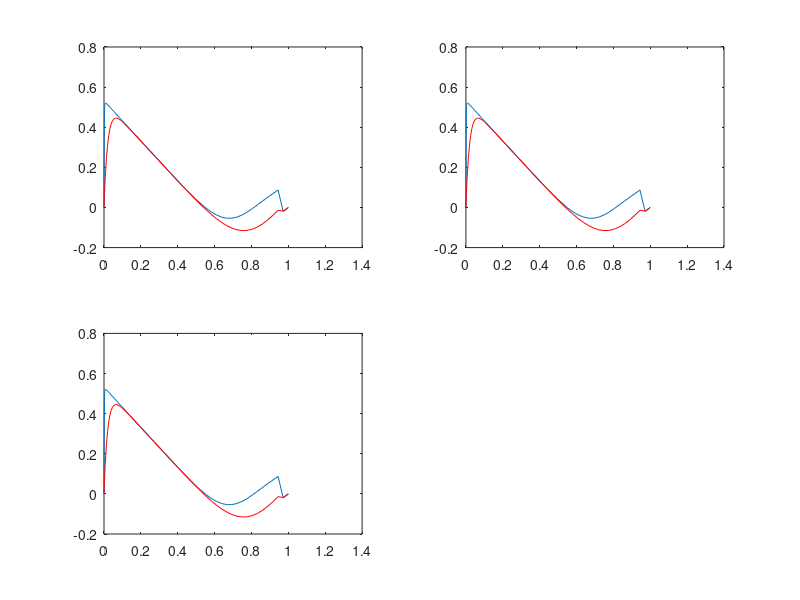

This chart was generated by the following MATLAB code:
clc
clear all
format short e

%for ep_counter=1:3
    clear A
    clear B
    clear C
    clear D
    clear U1_old
    clear U2_old
%     e2=10^((ep_counter-1));
%     e1=10^((ep_counter));
    %e2=2^(-2*(ep_counter+1));
    e1=2^(-10);
    e2=2^(-6);
    %e1=2^(-(ep_counter+4));
    %e2=2^(-2*(ep_counter+1));
    %e1=e2/2;
    % e2=2^(-2*(ep_counter+5));
   % e1=2^(-2*(ep_counter+10));
    
    %m1=exp(-1/e2);
    %m2=1-exp(-1/e2);
    c1=1/(1-exp(-1/e1));
    c2=1/(1-exp(-1/e2));

for N_counter =1:2
    Nx1=16*2^(N_counter-1);
    Nt1=Nx1;
   % Nt1=4*2^(N_counter-1);
   % Nx1=Nt1^2;
    
    
sig2=min(1/2,2*e2*log(Nx1));
sig1=min(sig2/2,2*(e1)*log(Nx1));
% sig2=0.0024;
% sig1=0.0014;
for l=1:2
     Nx=Nx1*2^(l-1);
    Nt=Nt1*2^(l-1);

    flag=1;
    
%%%%%%%%%%%%%%%%%%%%%%%%%%%%
%U=zeors(2*Nx+2,Nt+1);
% U_num=zeros(2*Nx-2,Nt+1);
U1=zeros(Nx+1,Nt+1); %U1(2:Nx,:)=U_num(1:Nx-1,:);
%U_1=zeros(Nx-1,Nt);
U2=zeros(Nx+1,Nt+1); %U2(2:Nx,:)=U_num(Nx:2*Nx-2,:); 
%U_2=zeros(Nx-1,Nt);
%U1_exct=zeros(Nx+1,Nt+1);
%U2_exct=zeros(Nx+1,Nt+1);
U1_old=zeros(Nx+1,Nt+1);
U2_old=zeros(Nx+1,Nt+1);
% G1=zeros(2*Nx+1,2*Nt+1);
% G2=zeros(2*Nx+1,2*Nt+1);
f1=zeros(Nx-1,1);
f2=zeros(Nx-1,1);
A=zeros(Nx-1);
B=zeros(Nx-1);
C=zeros(Nx-1);
D=zeros(Nx-1);
b1=zeros(Nx-1,1);
b2=zeros(Nx-1,1);
d1=zeros(Nx-1,1);
d2=zeros(Nx-1,1);
b=zeros(2*Nx-2,1);
P=zeros(2*Nx-2,1);
M=zeros(2*Nx-2,2*Nx-2);
x=zeros(Nx+1,1);
h=zeros(Nx,1);
t=zeros(Nt+1,1);
%c=zeros(Nx-1,1);
%%%%%%%%%%%%%%%%%%%%%%%


% construction of mesh points along  spatial variable and time variable
 
for i=1:(Nx/4)
      h(i)=(4*sig1)/Nx;
end

for i=(Nx/4)+1:Nx/2
    h(i)=(4*((sig2)-(sig1)))/Nx;
 end
for i=(Nx/2)+1:Nx
    h(i)=(2*(1-sig2))/Nx;
end


 %%%%%%%%%%
for i=1:Nx
    x(1)=0;
    x(i+1)=x(i)+h(i);
end
x;
for j=1:Nt+1
    t(j)=((j-1))/Nt;
end
k=1/Nt;
t;
k;
%%%%%%%%%%%%%%%%%%%
% numerical approximation of initial and boundary value conditions and
% nonfomogeneous term and exact solution

 for i=1:Nx+1
    % U1(i,1)=0;
    % U2(i,1)=0;
    U1(i,1)=(c1*(1-exp(-x(i)/e1))-x(i));
     U2(i,1)=(c2*(1-exp(-x(i)/e2))-x(i));
   
end
 for j=1:Nt
    U1(1,j)=0;
    U1(Nx+1,j)=0;
    
    U2(1,j)=0;
    U2(Nx+1,j)=0;
 end
for j=1:Nt+1
   for i=1:Nx+1
       % f1(i,j)=((x(i)^2)-x(i)+1)*exp(-t(j));
       % f2(i,j)=exp(-4*t(j));
       f1(i,j)=exp(U1_old(i,j)-U2_old(i,j));
       f2(i,j)=exp(U2_old(i,j)-U1_old(i,j));
   end
end
%%%%%%%%%%%%%%%%%%
% for j=1:Nt+1
%     for i=1:Nx+1
%        %U2_exct(i,j)=exp(-t(j))*(m1+m2*(1-x(i))-exp(-x(i)/e2));
%        U1_exct(i,j)=exp(-t(j))*(c1*(1-exp(-x(i)/e1))+c2*(1-exp(-x(i)/e2))-2*x(i));
%        U2_exct(i,j)=exp(-t(j))*(m1+m2*(1-x(i))-exp(-x(i)/e2));
%     end
% end
%%%%%%%%%%%%%%construction of finite diffrence matrix A B C D M
 % A
 
 while flag==1
     
  % A   
 for j=2:Nt+1
 for i=2:Nx-2
     A(i,i-1)=-2*e1*k/((h(i+1)+h(i))*h(i));
     %exp(U1_old(i,j)-U2_old(i,j))
     A(i,i)=(2*e1*k/(h(i+1)*h(i)))+k/h(i+1)+k*(exp(U1_old(i,j)-U2_old(i,j)))+1;
     A(i,i+1)=(-2*e1*k/((h(i+1)+h(i))*h(i+1)))-k/h(i+1);
%      A(i,i-1)=-2*e1*k/((h(i+1)+h(i))*h(i));
%      A(i,i)=(2*e1*k/(h(i+1)*h(i)))+k/h(i+1)+k*(1+x(i))+1;
%      A(i,i+1)=(-2*e1*k/((h(i+1)+h(i))*h(i+1)))-k/h(i+1);

 end
 i=1;
     A(i,i)=(2*e1*k/(h(i+1)*h(i)))+k/h(i+1)+k*(exp(U1_old(i,j)-U2_old(i,j)))+1;
     A(i,i+1)=(-2*e1*k/((h(i+1)+h(i))*h(i+1)))-k/h(i+1);
     
 i=Nx-1;   
   A(i,i-1)=-2*e1*k/((h(i+1)+h(i))*h(i));
     A(i,i)=(2*e1*k/(h(i+1)*h(i)))+k/h(i+1)+k*(exp(U1_old(i,j)-U2_old(i,j)))+1;
   
     
  % D
  
 for i=2:Nx-2
     D(i,i-1)=-2*e2*k/((h(i+1)+h(i))*h(i));
     D(i,i)=(2*e2*k/(h(i+1)*h(i)))+k/h(i+1)+k*(exp(U2_old(i,j)-U1_old(i,j)))+1;
      D(i,i+1)=(-2*e2*k/((h(i+1)+h(i))*h(i+1)))-k/h(i+1);

%      D(i,i-1)=-2*e2*k/((h(i+1)+h(i))*h(i));
%      D(i,i)=(2*e2*k/(h(i+1)*h(i)))+k/h(i+1)+k*(1+(x(i)))+1;
%      D(i,i+1)=(-2*e2*k/((h(i+1)+h(i))*h(i+1)))-k/h(i+1);
 end
 i=1;
      D(i,i)=(2*e2*k/(h(i+1)*h(i)))+k/h(i+1)+k*(exp(U2_old(i,j)-U1_old(i,j)))+1;
      D(i,i+1)=(-2*e2*k/((h(i+1)+h(i))*h(i+1)))-k/h(i+1);
     
%      D(i,i)=(2*e2*k/(h(i+1)*h(i)))+k/h(i+1)+k*(1+(x(i)))+1;
%      D(i,i+1)=(-2*e2*k/((h(i+1)+h(i))*h(i+1)))-k/h(i+1);
 i=Nx-1;   
     D(i,i-1)=-2*e2*k/((h(i+1)+h(i))*h(i));
     D(i,i)=(2*e2*k/(h(i+1)*h(i)))+k/h(i+1)+k*(exp(U2_old(i,j)-U1_old(i,j)))+1;
%      D(i,i-1)=-2*e2*k/((h(i+1)+h(i))*h(i));
%      D(i,i)=(2*e2*k/(h(i+1)*h(i)))+k/h(i+1)+k*(1+(x(i)))+1;
%      

% B
  for i=2:Nx-2
     B(i,i-1)=0;
     B(i,i)=-k*exp(U1_old(i,j)-U2_old(i,j));
     B(i,i+1)=0;
 end
 i=1;
     B(i,i)=-k*exp(U1_old(i,j)-U2_old(i,j));
     B(i,i+1)=0;
     
 i=Nx-1;   
     B(i,i-1)=0;
     B(i,i)=-k*exp(U1_old(i,j)-U2_old(i,j));
   
  % C   
     
 for i=2:Nx-2
     C(i,i-1)=0;
     C(i,i)=-k*exp(U2_old(i,j)-U1_old(i,j));
     C(i,i+1)=0;
 end
 i=1;
     C(i,i)=-k*exp(U2_old(i,j)-U1_old(i,j));
     C(i,i+1)=0;
     
 i=Nx-1;   
     C(i,i-1)=0;
     C(i,i)=-k*exp(U2_old(i,j)-U1_old(i,j));  
     

   M=[A,B;C,D];
  
   %%%%%%%%%%%%%%%%%%%%%%The right hand side %%%%%%%%%%%%%%%

    %%%%%%%%%%%%%%%%%%%%%%%%%%%%%%%%%%%%%%%%%%%%%%%%%%%%%%%%%%%%%
% %    for j=2:Nt  
     for i=2:Nx-2
%              b1(i)=k*f1(i,j)+k*((1+x(i))+2*U1_old(i,j)+exp(U1_old(i,j)-U2_old(i,j)))*U1_old(i,j)-exp(U1_old(i,j)-U2_old(i,j))*U1_old(i,j)+U1(i+1,j-1);
            b1(i)=k*f1(i,j)*(U1_old(i,j)-U2_old(i,j)-1)+U1(i+1,j-1); 
           %b2(i)=k*f2(i,j)+k*((1+2*x(i))+3*(U2_old(i,j)^2)+exp(U2_old(i,j)-U1_old(i,j)))*U2_old(i,j)-exp(U2_old(i,j)-U1_old(i,j))*U2_old(i,j)+U2(i+1,j-1);
            b2(i)=k*f2(i,j)*(U2_old(i,j)-U1_old(i,j)-1)+U2(i+1,j-1); 
     end
%      
      %b1(1)=k*f1(1,j)+k*((1+x(1))+2*U1_old(1,j)+exp(U1_old(1,j)-U2_old(1,j)))*U1_old(1,j)-exp(U1_old(1,j)-U2_old(1,j))*U1_old(1,j)+U1(2,j-1);
      b1(i)=k*f1(1,j)*(U1_old(1,j)-U2_old(1,j)-1)+U1(2,j-1); 
     % b2(1)=k*f2(1,j)+k*((1+2*x(1))+3*(U2_old(1,j)^2)+exp(U2_old(1,j)-U1_old(1,j)))*U2_old(1,j)-exp(U2_old(1,j)-U1_old(1,j))*U2_old(1,j)+U2(2,j-1);
      b2(i)=k*f2(1,j)*(U2_old(1,j)-U1_old(1,j)-1)+U2(2,j-1); 
    % b1(Nx-1)=k*f1(Nx-1,j)+k*((1+x(Nx-1))+2*U1_old(Nx-1,j)+exp(U1_old(Nx-1,j)-U2_old(Nx-1,j)))*U1_old(Nx-1,j)-exp(U1_old(Nx-1,j)-U2_old(Nx-1,j))*U1_old(Nx-1,j)+U1(Nx,j-1);
       b1(Nx-1)=k*f1(Nx-1,j)*(U1_old(Nx-1,j)-U2_old(Nx-1,j)-1)+U1(Nx,j-1); 
   % b2(Nx-1)=k*f2(Nx-1,j)+k*((1+2*x(Nx-1))+3*(U2_old(Nx-1,j)^2)+exp(U2_old(Nx-1,j)-U1_old(Nx-1,j)))*U2_old(Nx-1,j)-exp(U2_old(Nx-1,j)-U1_old(Nx-1,j))*U2_old(Nx-1,j)+U2(Nx,j-1);
      b2(Nx-1)=k*f2(Nx-1,j)*(U2_old(Nx-1,j)-U1_old(Nx-1,j)-1)+U2(Nx,j-1); 
   b=[b1;b2];
     
      P=inv(M)*b;
       %%%%%%%%%%%%%%%%%%%%%%%% numerical solution

      for i=2:(Nx)
          U1(i,j)=P(i-1);
      end
   
      for i=Nx+1:2*(Nx)-1
          U2(i+1-Nx,j)=P(i-1);
      end
 end
%end
%      if(l==1)
%           F1=U1;
%           F2=U2;
%      end
    %%%%%%%%%%%%%%%%checking tolernce first componenet %%%%%%%%%%%%%%
   if(max(max(abs(U1_old-U1)))<0.0000001) && (max(max(abs(U2_old-U2)))<0.0000001)   
       flag=0;
   else
       U1_old=U1;
       U2_old=U2;
   end
    
   %%%%%%%%%%%%%Agian iteration %%%%%%%%%%%%%
   
   %U1_old=F1;
   
   %%%%%%%%%%%%%%%%checking tolernce second componenet %%%%%%%%%%%%%%
%    if(max(max(abs(U2_old-F2)))<0.0001)   
%        flag=0;
%    end
   
    %%%%%%%%%%%%%Agian iteration %%%%%%%%%%%%%
 %  U2_old=F2;
   
   

  
 end
 
      if(l==1)
          F1=U1;
          F2=U2;
      end
 
%     %%%%%%%%%%%%%%%%Mesh doubling %%%%%%%%%%%%%%%%%%%%%%%%%%%%%%%%%%%%%%
%    
       if(l==2)
          G1=U1;
          G2=U2;
       end
%        %%%%%%%%%%%%%%%%checking tolernce first componenet %%%%%%%%%%%%%% 
%    if(max(max(abs(U1_old-G1(1:2:Nx+1,1:2:Nt+1))))<0.0001)   
%        flag=0;
%    end
%     %%%%%%%%%%%%%Agian iteration %%%%%%%%%%%%%
%     U1_old=G1;
%     
%      %%%%%%%%%%%%%%%%checking tolernce second componenet %%%%%%%%%%%%%%
%    if(max(max(abs(U2_old-G2(1:2:Nx+1,1:2:Nt+1))))<0.0001)   
%        flag=0;
%    end 
%     %%%%%%%%%%%%%Agian iteration %%%%%%%%%%%%%
%    U2_old=G2;

end
  %%%%%%%%%%%%%%%%%%%%%
 
  % err1=abs(U1-U1_exct);
  err1=abs(F1-G1(1:2:Nx+1,1:2:Nt+1));
    err_sup1=max(err1);
         max_err1=max(err_sup1);
     % error1(ep_counter,N_counter)=max_err1;
       error1(N_counter)=max_err1;
          
           %err2=abs(U2-U2_exct);
        err2=abs(F2-G2(1:2:Nx+1,1:2:Nt+1));
        err_sup2=max(err2);
         max_err2=max(err_sup2);
      % error2(ep_counter,N_counter)=max_err2;
       error2(N_counter)=max_err2;
          
end
%end
%end
%for j=1:ep_counter
for i=1:N_counter-1
        % cnv_rt1(j,i)=log2(error1(j,i)/error1(j,i+1));
         cnv_rt1(i)=log2(error1(i)/error1(i+1));
end
%end
%for j=1:ep_counter
 for i=1:N_counter-1
        % cnv_rt2(j,i)=log2(error2(j,i)/error2(j,i+1));
        cnv_rt2(i)=log2(error2(i)/error2(i+1));
 end
%end

cnv_rt1
cnv_rt2
error1
error2

% figure
subplot(2,2,1)
 plot(x,U1(:,16))
 hold on
 plot(x,U2(:,16),'r')
 hold off
%plot(x,y1)
title('')

subplot(2,2,2)
 plot(x,U1(:,16))
 hold on
 plot(x,U2(:,16),'r')
 hold off
title('')

subplot(2,2,3)
 plot(x,U1(:,16))
 hold on
 plot(x,U2(:,16),'r')
 hold off
title('')
